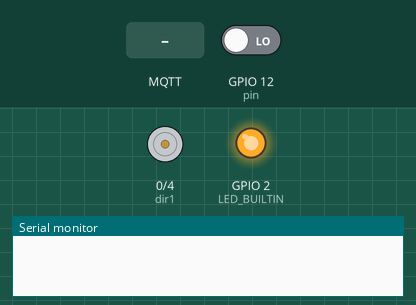
Bench run of a sketch on a simulated ESP8266 (NodeMCU). On the bench: motor-driver pin pairs drawn as motors (green arrow = first pin HIGH = forward, orange = second pin HIGH = backward, longer = more drive, scaled by the enable pin), output pins drawn as LEDs (lit = HIGH, except the on-board LED, lit = LOW), the last lines printed to the serial monitor. The inputs (shaded band) are chosen by the test bench; at power-on: GPIO 12 (pin) LOW. No MQTT or app messages arrive unless stated.

Above: at 2.3 s.
2.4 s: MQTT message "starting car" arrives on the first subscribed topic
3.9 s: MQTT message "1" arrives on the first subscribed topic
At 4.18 s:
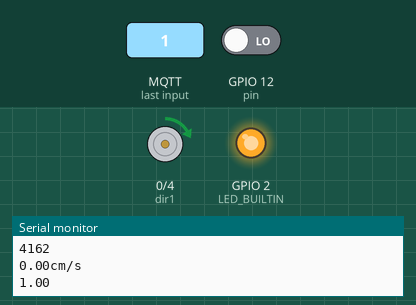
6.9 s: MQTT message "stopping car" arrives on the first subscribed topic
8.4 s: MQTT message "starting car" arrives on the first subscribed topic
At 8.45 s:
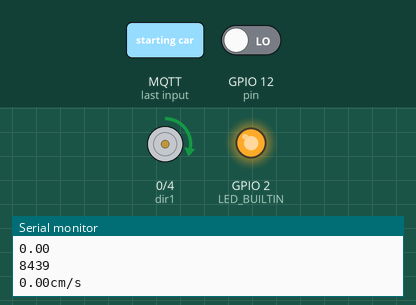
11.4 s: MQTT message "2" arrives on the first subscribed topic
At 11.56 s:
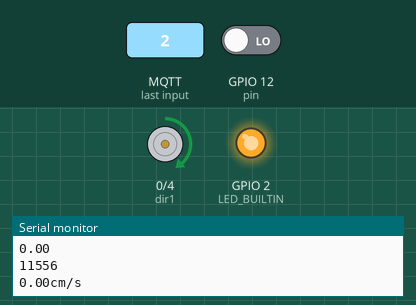
14.4 s: GPIO 12 (pin) driven HIGH
At 14.55 s:
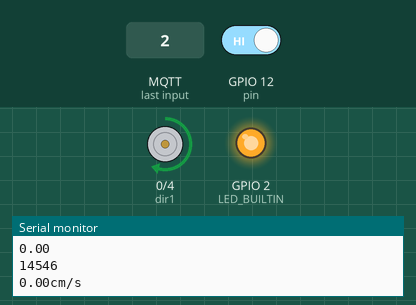
Timing chart, 0 to 18.4 s (numbered marks = the images above; inputs shaded):
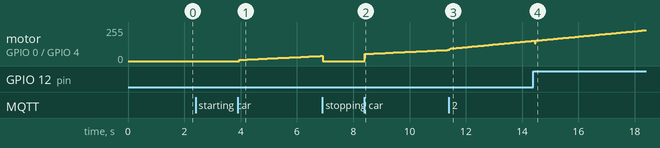

Measured:
- after the input at 3.9 s, motor on GPIO 0 (dir1) / GPIO 4 (dir2): moves from stopped to forward 38/255 over 2.9 s, starting after 0.05 s
- after the input at 8.4 s, motor on GPIO 0 (dir1) / GPIO 4 (dir2): moves from stopped to forward 83/255 over 2.9 s, starting at once

The sketch:

Robotkod_filip_bil.ino
```cpp
//Inlkuderar bibliotek och defineierar globala variabler samt sätter värden för globala variabler
#include "EspMQTTClient.h"
#define pwm_A 5
#define dir1 0 //bakåt
#define dir2 4
#define pin 12
unsigned long previousMillis;
unsigned long currentMillis;
unsigned long deltaMillis;
float currentPulses = 0;
float Velocity = 0;
float BVelocity = 0 ;
float Kp = 9;
double Ki = 0.01;
float e = 0;
int Speed = 0;
float previousPulses;
float sum_i = 0;
bool Driving = false;
float revolution;
float dist = 0;


void onConnectionEstablished();

//Tredjeparts bibliotek för MQTT
//definierar namn, lösenord, port mm. som mikrokontrollern ska koppla upp sig till samt kopplar upp sig till det.
EspMQTTClient client(
"ABB_Indgym",           // Wifi ssid
  "7Laddaremygglustbil",           // Wifi password
  "maqiatto.com",  // MQTT broker ip
  1883,             // MQTTbroker port
  "filip.cederblad@abbindustrigymnasium.se",            // MQTT username
  "heykidgofuckaduck",       // MQTT password
  "Filip",          // Client name
  onConnectionEstablished, // Connection established callback
  true,             // Enable web updater
  true              // Enable debug messages
);


//subscribar till topicen send och publishar olika meddelanden beroende på vad den inkommande payloaden är.
void onConnectionEstablished()
{
  client.subscribe("filip.cederblad@abbindustrigymnasium.se/send", [] (const String &payload)
  {
    Serial.println(payload);
    if(payload=="starting car"){
        Driving = true;
 ;
        client.publish("filip.cederblad@abbindustrigymnasium.se/send", "car is now on");
      }
    else if(payload=="connected"){
        client.publish("filip.cederblad@abbindustrigymnasium.se/send", "Filip connected");
      }
    else if(payload=="stopping car"){
          Driving = false;

        client.publish("filip.cederblad@abbindustrigymnasium.se/send", "car is now off");
      }
    else if (strtof((payload).c_str(),0) > 0){
       BVelocity = strtof((payload).c_str(),0);
       String sendbvelocity;
       sendbvelocity = (String)BVelocity;
       client.publish("filip.cederblad@abbindustrigymnasium.se/send","Filip"+sendbvelocity);
    }
    else {
        String sendvelocity;
        sendvelocity = (String)Velocity;
        client.publish("filip.cederblad@abbindustrigymnasium.se/bil",sendvelocity);//"Current velocity for jenny: "+
      }


    }
  );
  }


//interupt funktionen som räknar pulser
ICACHE_RAM_ATTR void pulses() {
  currentPulses +=0.5;
}

//definierar pinmodes och sätter interupten
void setup() {
  Serial.begin(9600);
  pinMode(dir1, OUTPUT);
  pinMode(dir2, OUTPUT);
  pinMode(pwm_A, OUTPUT);
  pinMode(LED_BUILTIN, OUTPUT);
  attachInterrupt(digitalPinToInterrupt(pin), pulses, CHANGE);
}


//funktionen som beräknar sträckan och hastighetetn bilen åkt/åker genom att använda tiden som gått, pulserna under den tiden och omkrätsen i cm på däcken.
//den beräknar sedan den nya hastigheten genom att använda ett kp och ki värden som mulltipliceras med felet mellan bör hastigheten och ärhastigheten
//publishar sedan den beräknade hastigheten till hemsidan.
void CalculateSpeed(){
  currentMillis = millis();
  Serial.println(currentMillis);

  float deltaPulses;
  float circumferenceOfWheels = 12.5;
  deltaMillis = currentMillis - previousMillis;
  deltaPulses = currentPulses - previousPulses;
  revolution = deltaPulses/96;
  dist = revolution*circumferenceOfWheels;
  Velocity = (dist/deltaMillis)*1000;
  previousMillis = currentMillis;
  previousPulses = currentPulses;
  Serial.print(Velocity);
  Serial.println("cm/s");
  float deltaSec;
  deltaSec = deltaMillis/1000;
  e = BVelocity - Velocity;
  sum_i += e*deltaMillis;
  Speed  = (sum_i*Ki) +(Kp * e);
  Serial.println(e);
  String sendvelocity;
  sendvelocity = (String)Velocity;
  client.publish("filip.cederblad@abbindustrigymnasium.se/bil", sendvelocity);

}

//kör bilen med reglerings kod om bilen blivit startad från hemsidan, om bilen inte blir startad från hemsidan eller om bilden stoppas från hemsidan körs inte motorn.
void loop() {
  if (Driving == true){
    CalculateSpeed();
    digitalWrite(dir1, HIGH);
    analogWrite(pwm_A, Speed);
    delay(10);
    Serial.println(dist);

  }
  else{
    analogWrite(pwm_A, 0);
    }
  client.loop();
}
```
